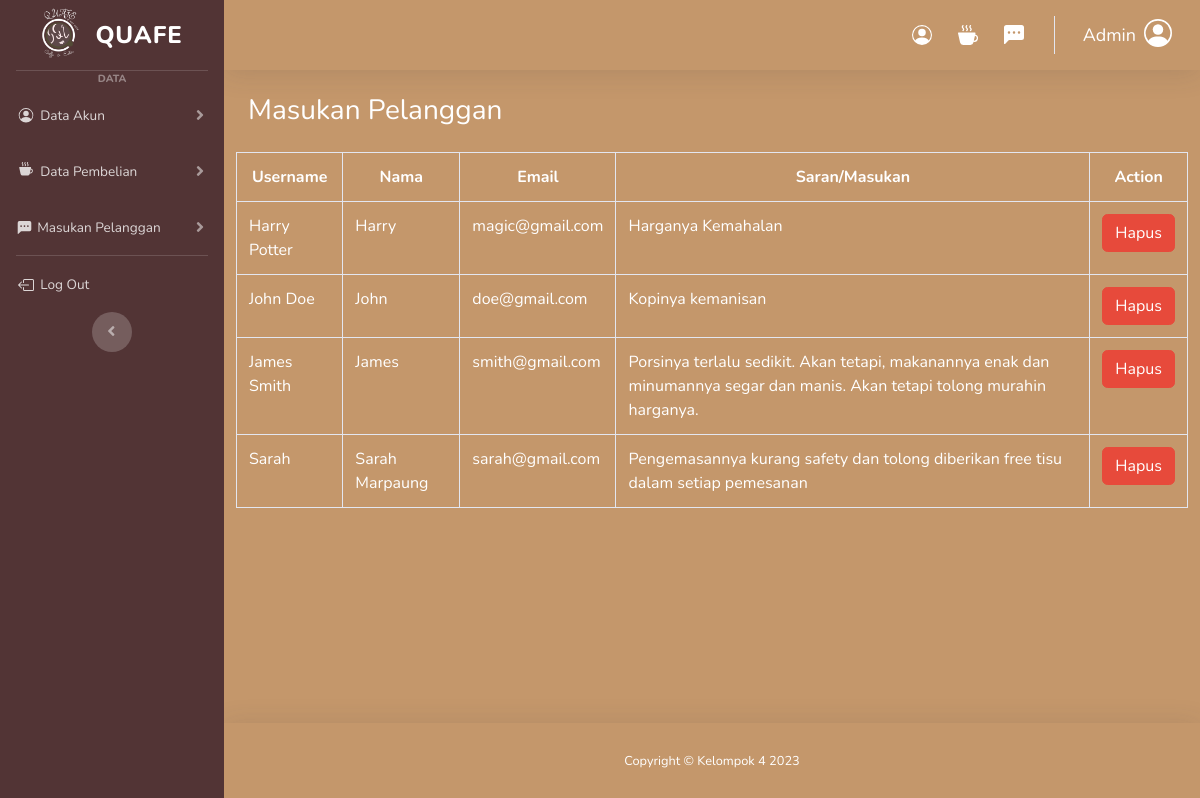
Screenshot of /admin/masukan.php (signed in) with the database file from the repository.
### tables this page shows
CREATE TABLE `masukan` (
  `id` int(11) NOT NULL,
  `username` varchar(200) NOT NULL,
  `name` varchar(200) NOT NULL,
  `email` varchar(200) NOT NULL,
  `masukan` text DEFAULT NULL
);

### admin/masukan.php (the view, shortened to what this page needs)
<?php
require "../includes/koneksi.php";
?>
<!DOCTYPE html>
<html lang="en">
<head>
    <link href="vendor/fontawesome-free/css/all.min.css" rel="stylesheet" type="text/css">
    <link href="css/sb-admin-2.css" rel="stylesheet">
</head>
<body id="page-top">
    <div id="wrapper">
        <ul style="background:#523435" class="navbar-nav bg-gradient-primary sidebar sidebar-dark accordion" id="accordionSidebar">
            <a style="padding-left:0px" class="sidebar-brand d-flex align-items-center justify-content-center" href="index.php">
                <div class="sidebar-brand-icon">
                    <img src="img/bg.jpg" alt="logo" width="70px">
                </div>
                <div style="font-size:24px" class="sidebar-brand-text">QUAFE</div>
            </a>
            <hr class="sidebar-divider my-0">
            <div class="sidebar-heading">
                Data
            </div>
            <li class="nav-item">
                <a class="nav-link collapsed" href="#" data-toggle="collapse" data-target="#collapseTwo"
                    aria-expanded="true" aria-controls="collapseTwo">
                    <span>Data Akun</span>
                </a>
            </li>
            <li class="nav-item">
                <a class="nav-link collapsed" href="pembelian.php" data-toggle="collapse" data-target="#collapseUtilities"
                    aria-expanded="true" aria-controls="collapseUtilities">
                    <span>Data Pembelian</span>
                </a>
            </li>
            <li class="nav-item">
                <a class="nav-link collapsed" href="masukan.php" data-toggle="collapse" data-target="#masukan"
                    aria-expanded="true" aria-controls="collapseUtilities">
                    <span>Masukan Pelanggan</span>
                </a>
            </li>
            <hr class="sidebar-divider d-none d-md-block">
            <li class="nav-item">
                <a style="padding-top:0px" onclick="return confirm('Apakah Anda Yakin Ingin Logout?')" class="nav-link" href="../sign.php">
                    <span>Log Out</span></a>
            </li>
            <div class="text-center d-none d-md-inline">
                <button class="rounded-circle border-0" id="sidebarToggle"></button>
            </div>
        </ul>
        <div style="background:#c4976b; color:white;" id="content-wrapper" class="d-flex flex-column">
            <div id="content">
                <nav class="navbar navbar-expand navbar-light topbar mb-4 static-top shadow">
                    <ul class="navbar-nav ml-auto">
                        <li class="nav-item">
                            <a class="nav-link" href="index.php" aria-expanded="true" aria-controls="collapseTwo">
                            </a>
                        </li>
                        <li class="nav-item">
                            <a class="nav-link" href="pembelian.php" aria-expanded="true" aria-controls="collapseUtilities">
                            </a>
                        </li>
                        <li class="nav-item">
                            <a class="nav-link" href="masukan.php" aria-expanded="true" aria-controls="collapseUtilities">
                            </a>
                        </li>
                        <li class="nav-item dropdown no-arrow">
                            <a class="nav-link dropdown-toggle" href="index.php" id="userDropdown" role="button"
                                data-toggle="dropdown" aria-haspopup="true" aria-expanded="false">
                                <span style="color:white;font-size:18px" class="mr-2 d-none d-lg-inline text-white-600 small">
                                    <?php echo $_SESSION['username'] ?>
                                </span>
                            </a>
                        </li>
                    </ul>
                </nav>
                <div class="container-fluid">
                    <div class="d-sm-flex align-items-center justify-content-between mb-4">
                        <h1 class="h3 mb-0">Masukan Pelanggan</h1>
                    </div>
                    <div class="row">
                        <?php
                        $query = "SELECT * FROM masukan";
                        $hasil = mysqli_query($koneksi, $query);
                        echo "<table class='table table-bordered'>";
                        echo "<th>Username</th>";
                        echo "<th>Nama</th>";
                        echo "<th>Email</th>";
                        echo "<th>Saran/Masukan</th>";
                        echo "<th colspan= 2>Action</th>";
                        foreach($hasil as $data){
                            echo "<tr>";
                            echo "<td>$data[username]</td>";
                            echo "<td>$data[name]</td>";
                            echo "<td>$data[email]</td>";
                            echo "<td>$data[masukan]</td>";
                            echo "<td>";
                            echo "<form method='POST' onsubmit=\"return confirm('Apakah Anda Yakin Mau Menghapus Masukan Ini?')\">";
                            echo "<button type='submit' name='btnHapus' class='btn btn-danger'>Hapus</button>";
                            echo "</form>";
                            echo "</td>";
                        }
                        echo "</table>";
                        ?>
                    </div>
                </div>
            </div>
            <footer class="sticky-footer shadow">
                <div class="container my-auto">
                    <div class="copyright text-center my-auto">
                        <span>Copyright &copy; Kelompok 4 2023</span>
                    </div>
                </div>
            </footer>
        </div>
    </div>
</body>
</html>

### admin/masukan.php (style rules this page uses)
th { text-align:center; }
#content-wrapper { background:#c4976b; color:white; }
.table { color:white; }
.sidebar-heading { text-align:center; }

### rows the page displays
masukan: username "Harry Potter", name "Harry", email "magic@gmail.com", masukan "Harganya Kemahalan"
masukan: username "John Doe", name "John", email "doe@gmail.com", masukan "Kopinya kemanisan"
masukan: username "James Smith", name "James", email "smith@gmail.com", masukan "Porsinya terlalu sedikit. Akan tetapi, makanannya enak dan minumannya segar dan manis. Akan tetapi tolong murahin harganya."
masukan: username "Sarah", name "Sarah Marpaung", email "sarah@gmail.com", masukan "Pengemasannya kurang safety dan tolong diberikan free tisu dalam setiap pemesanan"

### other values shown
$_SESSION['username'] "Admin"
